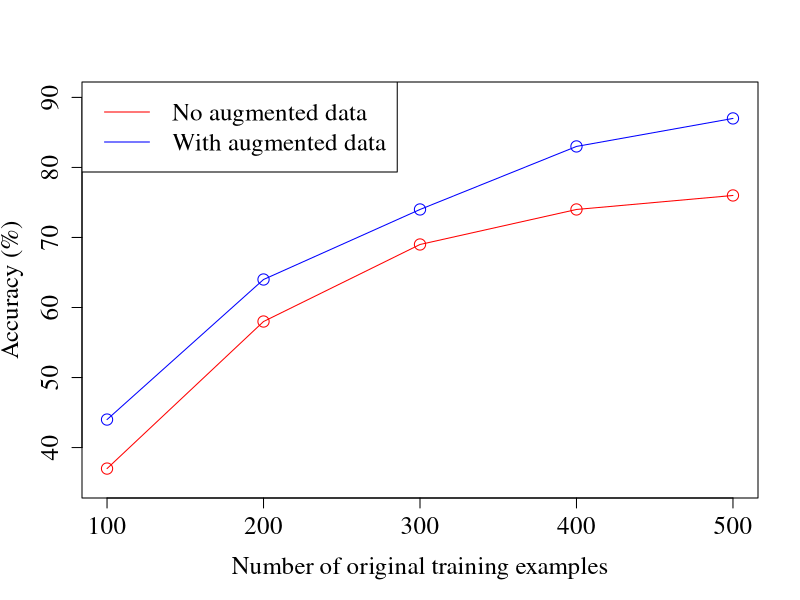

This chart was generated by the following R code:
# Make plot showing effect of data augmentation on geoquery
pdf('fig-geo-augment.pdf')
op = par(family='serif')
x = c(100, 200, 300, 400, 500)
y_orig = c(37, 58, 69, 74, 76)
y_aug = c(44, 65, 75, 83, 87)
y_aug = c(44, 64, 74, 83, 87)
plot(x, y_orig, ylim=c(35, 90), col='red', 
     xlab='Number of original training examples', ylab='Accuracy (%)',
     cex=1.5, cex.axis=1.5, cex.lab=1.5)
lines(x, y_orig, col='red')
points(x, y_aug, col='blue', cex=1.5)
lines(x, y_aug, col='blue')

legend('topleft', c('No augmented data', 'With augmented data'),
       col= c('red', 'blue'), lty=1, cex=1.5)
dev.off()
par(op)
